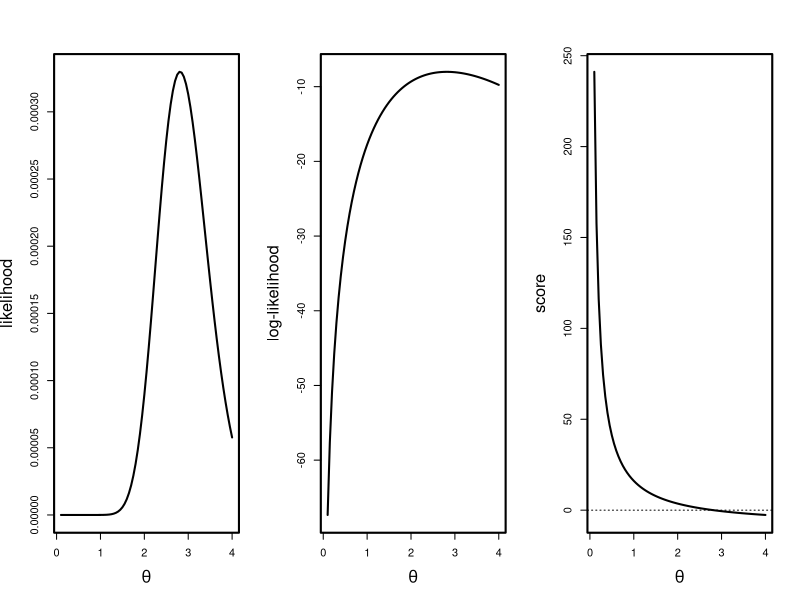

Source code (R):
#2.
  #2.1
    os = c(1.977866, 1.836622, 1.097168, 1.232889, 1.229526, 2.438342, 1.551389, 1.300618, 1.068584,
                1.183466, 2.179033, 1.535904, 1.323500, 1.458713, 1.013755, 3.602314, 1.087067, 1.014013,
                1.613929, 2.792161, 1.197081, 1.021430, 1.111531, 1.131036, 1.064926)
    
    n = length(os)
    
    #MLE
    MLE = function(x) {n/sum(log(x))}
    
    MLE.os = MLE(os)
    
    MLE.os
    
    #MME
    MME = function(x){mean(x)/(mean(x)-1)}
    
    MME.os = MME(os)
    
    MME.os
    
  #2.2
    In = n/(MLE.os^2)
    MLE.v = 1/In
    
    MLE.v
  #2.3
    #Likelihood function
    likh = function(theta){
      l = vector()
      for(t in theta)
        l = c(l, (t^n)*prod(1/(os^(t+1))))
      return(l)
    }
    
    #Log-Likelihood function
    loglikh = function(theta){
      ll = vector()
      for(t in theta)
        ll = c(ll, n*log(t)-((t + 1) * sum(log(os))))
      return(ll)
    }
    
    #Score function
    scr = function(theta) {
      s = vector()
      for(t in theta)
        s = c(s, (n/t) - sum(log(os)))
      return(s)
    }
    
    #Graphical Display
    
    par(mfrow=c(1,3))
    theta <- seq(0.1,4.0,0.05)
    
    plot(theta,likh(theta),ylab="likelihood",
         xlab=expression(theta),lwd=2,type="l",cex.lab=1.5)
    box(lwd=2)
    
    plot(theta,loglikh(theta),ylab="log-likelihood",
         xlab=expression(theta),lwd=2,type="l",cex.lab=1.5)
    box(lwd=2)
    
    plot(theta,scr(theta),ylab="score",
         xlab=expression(theta),lwd=2,type="l",cex.lab=1.5)
    abline(h=0,lty=3); box(lwd=2)
    
    #If we use interval estimation (2,4):
    
    #Likelihood function maximum
    optimize(likh,c(2,4),maximum=T)$maximum
    
    #Log-Likelihood function maximum
    optimize(loglikh,c(2,4),maximum=T)$maximum
    
    #Score function root
    uniroot(scr,c(2,4))$root
    
  #2.4
    #(install.packages("maxLik"))
    library(maxLik)
    maxLik(loglikh,start=2.81418)
    # Maximum Likelihood estimation
    # Newton-Raphson maximisation, 1 iterations
    # Return code 1: gradient close to zero (gradtol)
    # Log-Likelihood: -8.016816 (1 free parameter(s))
    # Estimate(s): 2.814179
    
    #The ML estimate of alpha by R function maxLik() was 2.814179.
    
